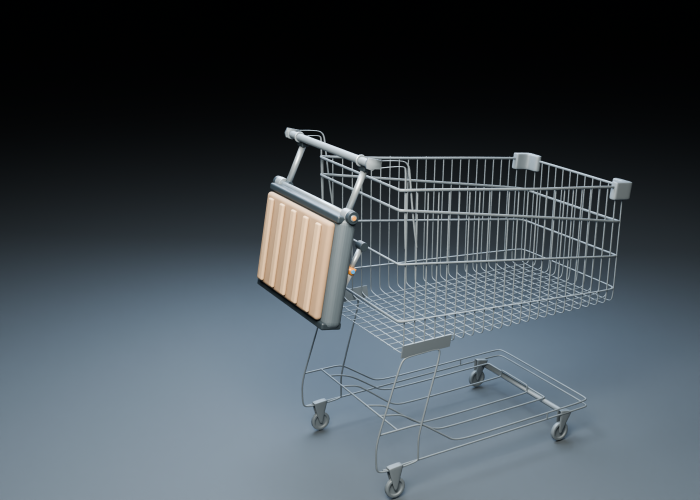
#> input picture blender/foldable_cart_support_sketch/exports/renders/deployed_overview.png, 1400 x 1000 px (shown at 1/2 size); its folder holds 4 pictures in this run
$ python contact_sheet.py
#> lines starting #> are read from the running program, lines starting #| are printed output that depends on the picture
#!/usr/bin/env python3
"""Create a labeled sheet for the support's deployed, mount, and folded views."""

from pathlib import Path

from PIL import Image, ImageDraw

REPO = Path(__file__).resolve().parents[3]
RENDERS = REPO / "blender/foldable_cart_support_sketch/exports/renders"
VIEWS = (
    ("deployed_overview", "Deployed · cart context and leaning panel"),
    ("handle_mount_detail", "Part B · clamp, hinge, and adjustment strut"),
    ("folded_overview", "Folded · alternate stow pose"),
)


def main():
    missing = [name for name, _ in VIEWS if not (RENDERS / f"{name}.png").exists()]
    if missing:
        raise SystemExit("Missing renders: " + ", ".join(missing))
    cell_w, cell_h = 600, 429
    gap, header, footer = 12, 46, 34
    cols, rows = 2, 2
    width = cols * cell_w + (cols + 1) * gap
    height = header + rows * (cell_h + footer) + (rows + 1) * gap
    sheet = Image.new("RGB", (width, height), (25, 29, 34))
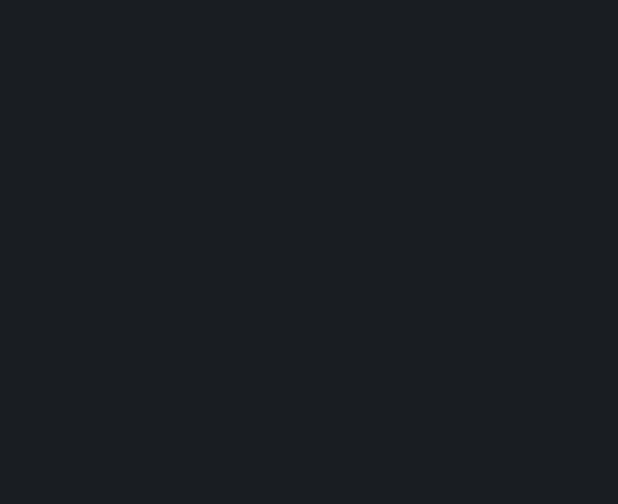
#> sheet: PIL image 1236x1008 RGB (shown at 1/2 size); mean R, G, B 25, 29, 34
    draw = ImageDraw.Draw(sheet)
    draw.text((gap, 14), "Foldable cart leaning support · sketch-proportion concept", fill=(239, 241, 243))
    for i, (name, label) in enumerate(VIEWS):
        image = Image.open(RENDERS / f"{name}.png").convert("RGB").resize((cell_w, cell_h))
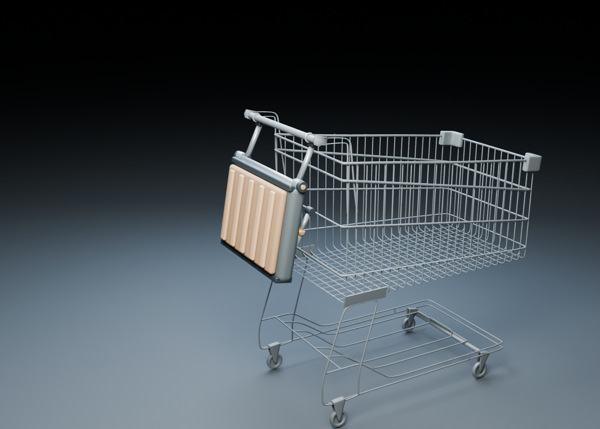
#> image: PIL image 600x429 RGB; mean R, G, B 68, 76.4, 82.6
        x = gap + (i % cols) * (cell_w + gap)
        y = header + gap + (i // cols) * (cell_h + footer + gap)
        sheet.paste(image, (x, y))
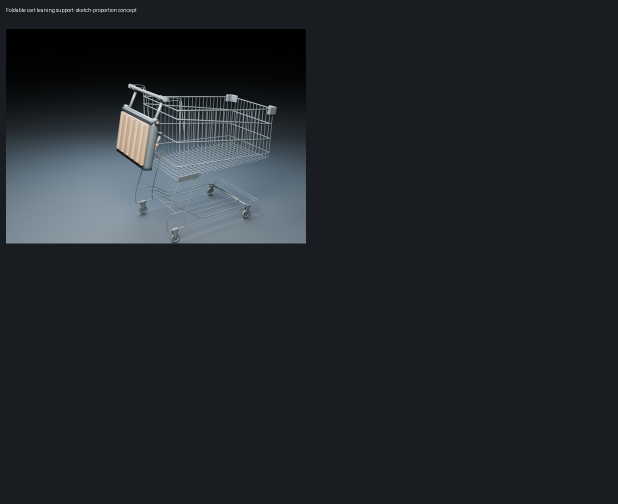
#> sheet: PIL image 1236x1008 RGB (shown at 1/2 size); mean R, G, B 34, 38.9, 44.1
        draw.text((x + 5, y + cell_h + 8), label, fill=(230, 233, 236))
#> pass 2 of the loop in main, `for i, (name, label) in enumerate(VIEWS):`:
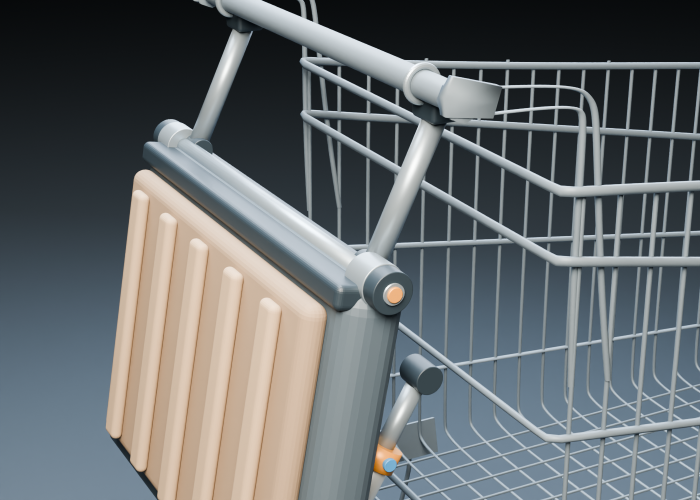
#> input picture blender/foldable_cart_support_sketch/exports/renders/handle_mount_detail.png, 1400 x 1000 px (shown at 1/2 size)
#> in main, `image = Image.open(RENDERS / f"{name}.png").convert("RGB").resize((cel..`:
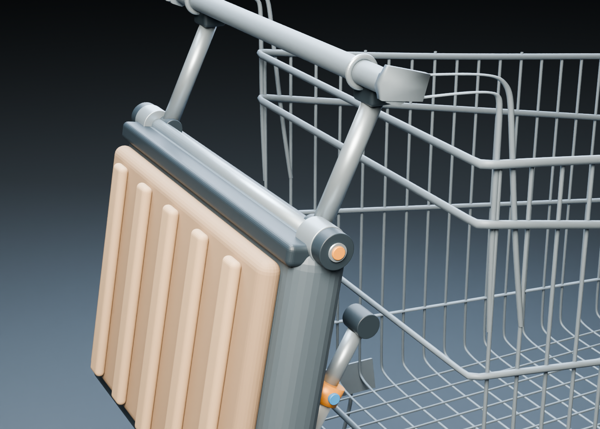
#> image: PIL image 600x429 RGB; mean R, G, B 101.8, 106.7, 109
#> in main, `sheet.paste(image, (x, y))`:
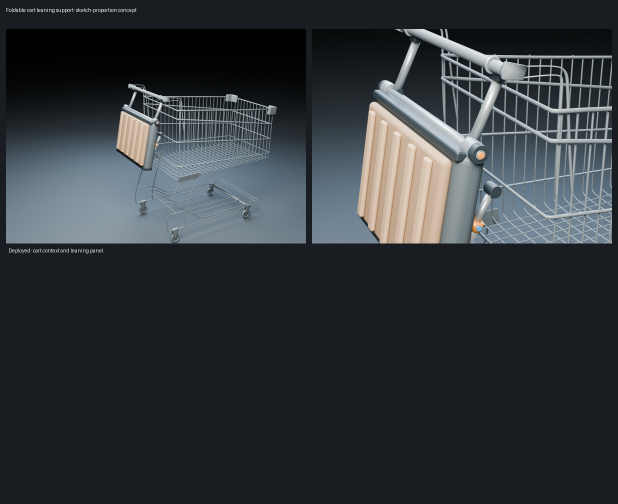
#> sheet: PIL image 1236x1008 RGB (shown at 1/2 size); mean R, G, B 49.9, 55, 59.7
#> pass 3 of the loop in main, `for i, (name, label) in enumerate(VIEWS):`:
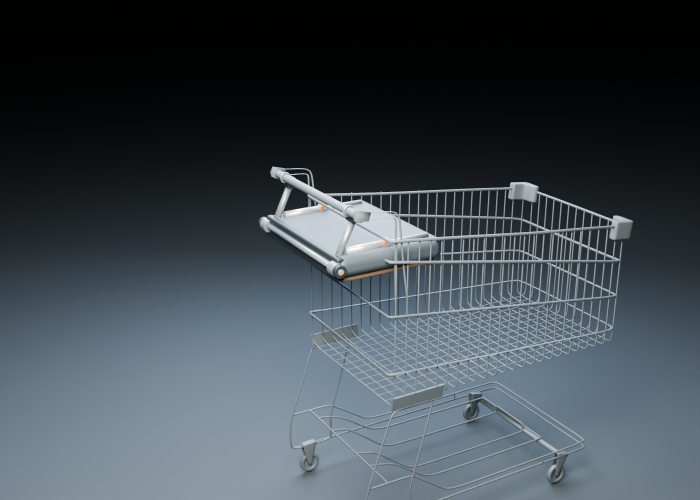
#> input picture blender/foldable_cart_support_sketch/exports/renders/folded_overview.png, 1400 x 1000 px (shown at 1/2 size)
#> in main, `image = Image.open(RENDERS / f"{name}.png").convert("RGB").resize((cel..`:
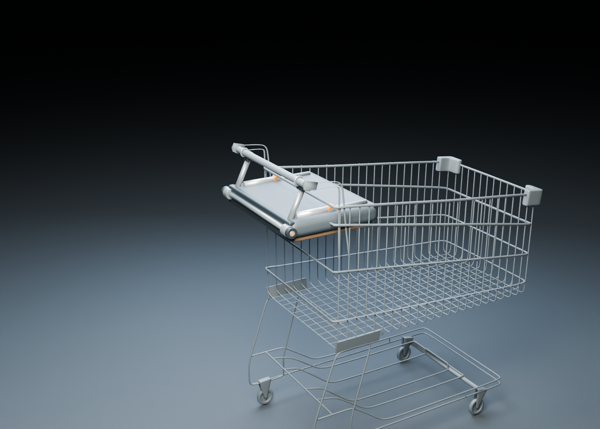
#> image: PIL image 600x429 RGB; mean R, G, B 62.7, 71.8, 78.5
#> in main, `sheet.paste(image, (x, y))`:
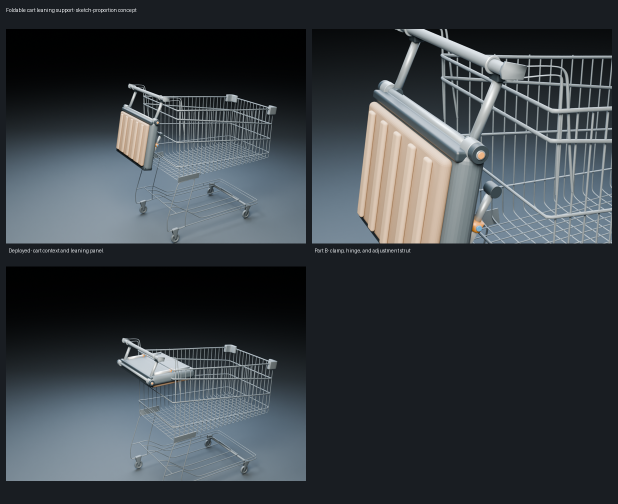
#> sheet: PIL image 1236x1008 RGB (shown at 1/2 size); mean R, G, B 57.8, 63.9, 69
    path = RENDERS / "foldable_support_comparison.png"
    sheet.save(path)
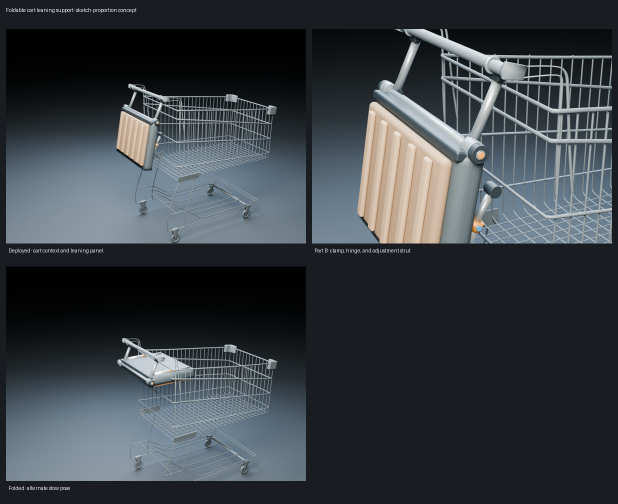
#> saved as foldable_support_comparison.png: PIL image 1236x1008 RGB (shown at 1/2 size); mean R, G, B 57.8, 64, 69
    print(path)


if __name__ == "__main__":
    main()
